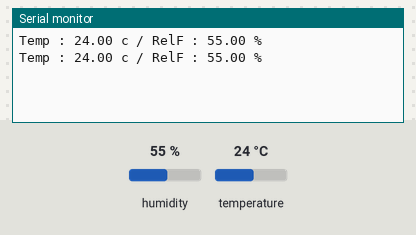
A sketch run on a simulated Arduino Uno, built with avr-gcc and run on an emulated ATmega328P. Parts: the last lines printed to the serial monitor. Inputs (shaded band) come from the test bench; at power-on: humidity 55 %, temperature 24 °C.

Above: at 2.8 s.
2.9 s: humidity set to 22 %
At 5.3 s:
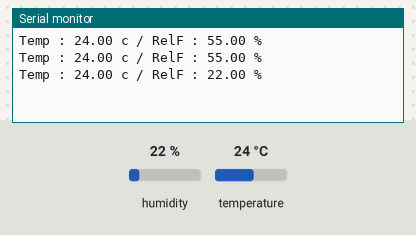
5.6 s: temperature set to 12 °C
At 6.6 s:
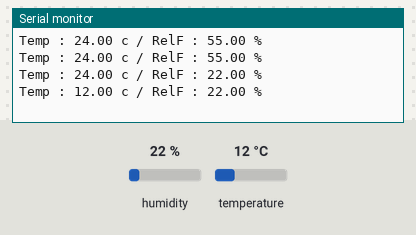
8.3 s: humidity set to 40 %
At 11.4 s:
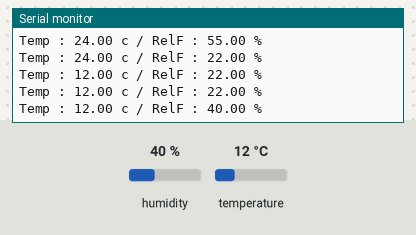
Timing chart, 0 to 12.9 s (numbered marks = the images above; inputs shaded):
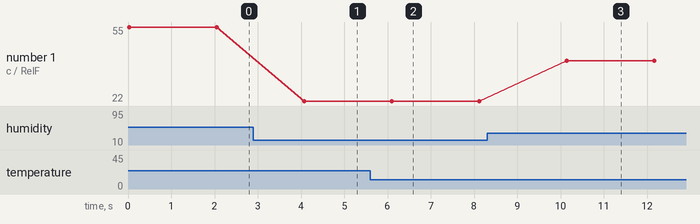

The sketch:

temperature.ino
```cpp
#include <dht11.h>

int DHT11PIN = A2;

dht11 DHT11;

void setup() {
  Serial.begin(9600);
}

void loop() {
  int chk = DHT11.read(DHT11PIN);

  Serial.print("Temp : ");
  Serial.print((float)DHT11.temperature);
  Serial.print(" c ");

  Serial.print("/ RelF : ");
  Serial.print((float)DHT11.humidity);
  Serial.print(" %");

  Serial.println();

  delay(2000);
}
```

Measured:
- after the input at 2.9 s, the serial monitor: prints a new line after 1.2 s (image 1)
- after the input at 5.6 s, the serial monitor: prints a new line after 0.50 s (image 2)
- after the input at 8.3 s, the serial monitor: prints a new line after 1.8 s (image 3)
- plotted number 1: 55 → 22 after the input at 2.9 s, 22 → 40 after the input at 8.3 s
